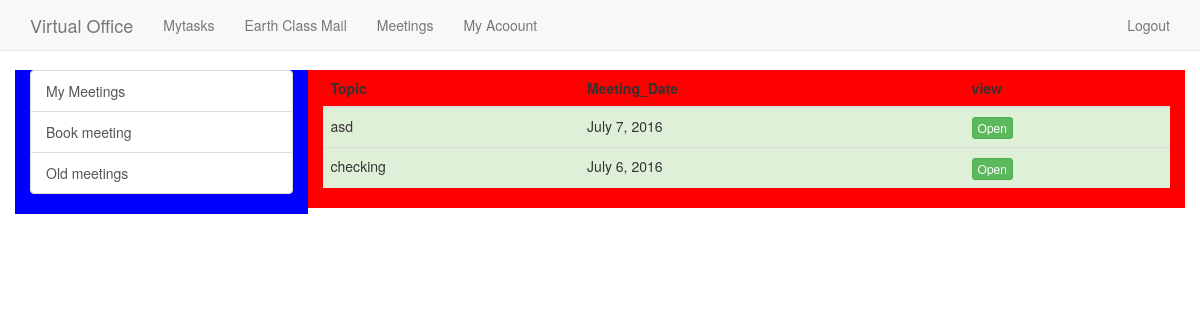
Page /meetings/old/ (signed in) on the committed database.
### meetings/models.py (models this page shows, shortened)
class Meets(models.Model):
	TO = models.ForeignKey(User,on_delete=models.CASCADE)
	Topic = models.CharField(max_length=50)
	slug = models.SlugField(null=True, blank=True)
	deletee = models.BooleanField(default=False)
	Time_From = models.IntegerField()
	Time_To = models.IntegerField()
	Meeting_Date = models.DateField()
	timestamp = models.DateTimeField(auto_now_add=True, auto_now=False)
	updated = models.DateTimeField(auto_now_add=False, auto_now= True)
	objects = MeetsManager()
	class Meta:
		ordering = ['-Meeting_Date']
		unique_together = ('Time_From', 'Meeting_Date','Time_To')

### meetings/views.py (the view)
@login_required(login_url='/accounts/login/')
def oldmeets(request):
	try:
		obj = Meets.objects.filter(TO=request.user,deletee=True)
	except Meets.DoesNotExist:
		obj = None
	return render(request,'meetings/oldmeets.html',{'object':obj})

### meetings/models.py (called while the page is built)
	def get_queryset(self):
		return MeetsQueryset(self.model, using=self._db)

### meetings/templates/meetings/oldmeets.html (shortened to what this page needs)
{% extends 'basemain.html' %}
{% block content %}
<div class="row">
	{% include 'meetings/meetside.html'%}
	<div class="col-md-9 col-sm-6" style='background-color:red;'>
		{% if object is None %}
		{% else %}
				<table class="table">
			<thead>
			  <tr>
				<th>Topic</th>
				<th>Meeting_Date</th>
				<th>view</th>
			  </tr>
			</thead>
			<tbody>
			{% for i in object %}
			  <tr class="success">
				<td>{{i.Topic}}</td>
				<td>{{i.Meeting_Date}}</td>
				<td><a href='{%url "meetings:Selectmeet" i.slug %}' class="btn btn-success btn-xs" role="button">Open</a></td>
			  </tr>
			 {% endfor%}
			</tbody>
		  </table>
		{% endif %}
	</div>
</div>
{% endblock %}

### basic/static/css/navbar-fixed-top.css (style rules this page uses)
body { min-height: 2000px; padding-top: 70px; }

### rows in the picture
Meets: Topic "asd", Meeting_Date "July 7, 2016"
Meets: Topic "checking", Meeting_Date "July 6, 2016"
